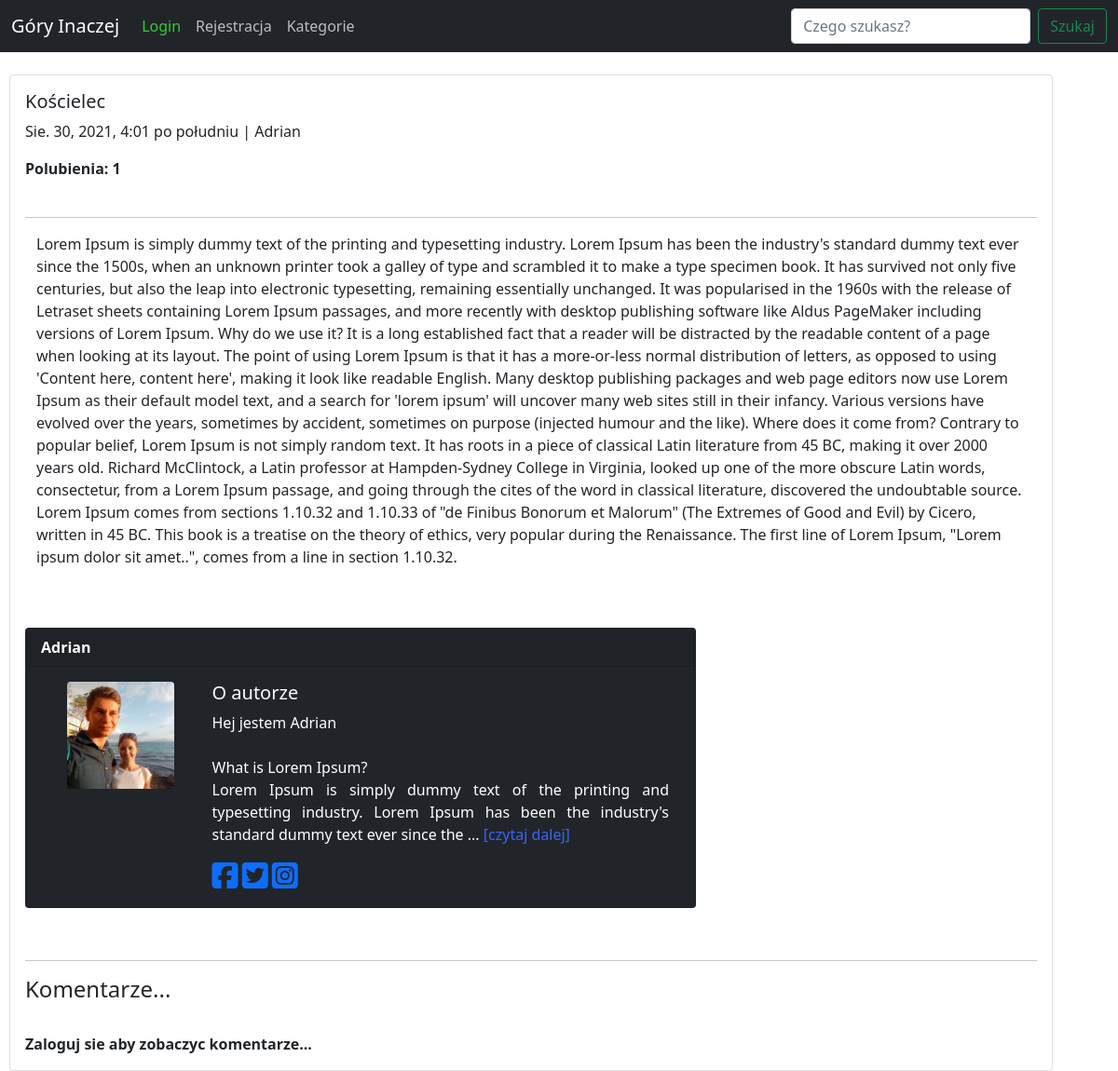
The app's page /article/4/ with its own data.
### blog/models.py (models this page shows, shortened)
class Post(models.Model):
    title=models.CharField(max_length=30, null=False, blank=False)
    creation_date=models.DateTimeField(auto_now=True)
    tag=models.CharField(max_length=60,null=False,blank=False)
    snippet=models.TextField(null=False,blank=False,default='Stworz krotki opis...',max_length=300)
    body=HTMLField(null=False,blank=False,default='Dodaj artykul...')
    category=models.CharField(max_length=60, default='gory')
    post_picture=models.ImageField(blank=True,null=True, upload_to="images/")
    post_picture_admin=models.ImageField(blank=True,null=True, upload_to="images/admin")
    is_active=models.NullBooleanField(default=True)
    is_highlited=models.NullBooleanField(default=False)
    like=models.ManyToManyField(User,related_name='blog_posts')
    author=models.ForeignKey(User, on_delete=models.CASCADE)
    def total_likes(self):
        return self.like.count()

class Profile(models.Model):
    user=models.OneToOneField(User,null=True,blank=True, on_delete=models.CASCADE)
    bio=models.TextField(null=True, blank=True)
    profile_pic=models.ImageField(null=True, blank=True, upload_to="images/profile_pic")
    facebook_url=models.CharField(max_length=200,null=True, blank=True)
    twitter_url=models.CharField(max_length=200,null=True, blank=True)
    instagram_url=models.CharField(max_length=200,null=True, blank=True)

### blog/views.py (the view)
# urls.py: path('article/<int:pk>/',PostDetail.as_view(),name='post_detail'),
class PostDetail(DetailView):
    model = Post
    template_name = 'post_detail.html'
    def get_context_data(self,*args, **kwargs):
         context=super(PostDetail,self).get_context_data(*args,**kwargs)
         post = get_object_or_404(Post, id=self.kwargs['pk'])
         total_likes=post.total_likes()
         context["total_likes"] = total_likes
         like_authors=[]
         for i in post.like.values('username'):
             like_authors.append(i)
         like_authors2=[]
         for i in like_authors:
             like_authors2.append(i["username"])
         context["like_authors"]=like_authors2
         return context

### Templates/post_detail.html (shortened to what this page needs)
{% extends 'main.html' %}
{% load static %}
{% block body %}
<div class="card" style="width: 70rem;" xmlns="http://www.w3.org/1999/html">
    <div class="card-body">
        <h5 class="card-title">{{object.title|title}}</h5>
        <p class="card-text">{{post.creation_date}} | {{post.author|title}}</p>
        <strong>Polubienia: {{total_likes}} </strong></br></br><hr>
        <div class="container">
            <p class="card-text" style="text-align:justify;">{{object.body|safe|linebreaksbr}}</p>
        </div>
        <div class="card text-white bg-dark mb-3" style="max-width: 45rem;">
            <div class="card-header">
                <strong>{{post.author.username|title}}</strong>
            </div>
            <div class="card-body">
                 <div class="container">
                    <div class="row">
                        <div class="col">
                            {% if post.author.profile.profile_pic %}
                                <img src="{{post.author.profile.profile_pic.url}}" height="115" width="115" class="rounded" style="display:block;margin:auto" >
                            {% else %}
                                <img src="{% static 'unknown_user.jpg' %}" height="115" width="115" class="rounded" style="display:block;margin:auto" >
                            {% endif %}
                        </div>
                        <div class="col-9">
                            <h5 class="card-title">O autorze</h5>
                            {% if post.author.profile.bio %}
                                <p class="card-text" style="text-align:justify;">
                                    {{post.author.profile.bio|linebreaksbr|slice:200}}...
                                    {% if post.author.profile.id %}
                                        <a href="{% url 'author_info' post.author.profile.id %}" style="color:#3366FF; text-decoration:none;">[czytaj dalej]</a>
                                    {% endif %}
                                </p>
                            {% else %}
                                 <p class="card-text">Autor nie dodał jeszcze informacji o sobie</p>
                            {% endif %}
                            {% if post.author.profile.facebook_url %}
                                <a href="{{post.author.profile.facebook_url}}"><i class="fab fa-facebook-square fa-2x"></i></a>
                            {% endif %}
                            {% if post.author.profile.twitter_url %}
                                <a href="{{post.author.profile.twitter_url}}"><i class="fab fa-twitter-square fa-2x"></i></a>
                            {% endif %}
                            {% if post.author.profile.instagram_url %}
                                <a href="{{post.author.profile.instagram_url}}"><i class="fab fa-instagram-square fa-2x"></i></a>
                            {% endif %}
                        </div>
                    </div>
                </div>
            </div>
        </div>
        </br><hr>
        <h4>Komentarze...</h4>
        {% if user.is_authenticated %}
            <form method="post" action="{% url 'add_comment' post.pk %}">
                {% csrf_token %}
                <div class="input-group mb-3">
                    <input type="text" class="form-control" name="add_comment" placeholder="Dodaj komentarz..." aria-label="Recipient's username" aria-describedby="button-addon2">
                    <button class="btn btn-outline-secondary" type="submit" id="button-addon2">Skomentuj</button>
                </div>
            </form>
            {% if post.comments.all %}
                </br>
                {% for comment in post.comments.all %}
                    <div class="card text-dark bg-light mb-3" style="max-width: 68rem;">
                        <div class="card-header">
                            {% if comment.comment_author.profile.profile_pic %}
                                <img src="{{ comment.comment_author.profile.profile_pic.url }}" height="40" width="40" class="rounded">
                            {% else %}
                                <img src="{% static 'unknown_user.jpg' %}" height="40" width="40" class="rounded">
                            {% endif %}
                            <strong>&nbsp{{comment.comment_author|title}} | {{comment.date}}</strong>
                            {% if user.id == comment.comment_author.id %}&nbsp
                                 <a tabindex="0" style="color:#0066FF;"  data-html="true" data-toggle="popover"
                                    title="<b>Czy na pewno chcesz usunąć komentarz?</b>"
                                    data-content="<div><b><a href='{% url 'delete_comment' comment.pk post.id %}'>Usuń</a></b></div>">
                                     <i class="fas fa-trash-alt"></i>
                                 </a>
                            {% endif %}
                        </div>
                        <div class="card-body text-dark">
                            <p class="card-text">{{comment.body}}</p>
                        </div>
                    </div>
                {% endfor %}
            {% else %}
            <strong>Nie dodano jeszcze komentarzy, bądź pierwszy...</strong>
            {% endif %}
        {% else %}
            <strong>Zaloguj sie aby zobaczyc komentarze...</strong>
        {% endif %}
    </div>
</div>
{% endblock %}

### records on screen
Post: title "Kościelec", creation_date "Sie. 30, 2021, 4:01 po południu", author "Adrian", body "Lorem Ipsum is simply dummy text of the printing and typesetting industry. Lorem Ipsum has been the industry's standard dummy text ever since the 1500s, when an unknown printer took a galley of type and scrambled it to make a type specimen book. It has survived not only five centuries, but also the leap into electronic typesetting, remaining essentially unchanged. It was popularised in the 1960s with the release of Letraset sheets containing Lorem Ipsum passages, and more recently with desktop publishing software like Aldus PageMaker including versions of Lorem Ipsum. Why do we use it? It is a long established fact that a reader will be distracted by the readable content of a page when…", author.username "Adrian", author.profile.profile_pic (picture), author.profile.bio "Hej jestem Adrian What is Lorem Ipsum? Lorem Ipsum is simply dummy text of the printing and typesetting industry. Lorem Ipsum has been the industry's standard dummy text ever since the"

### other values on screen
{{ total_likes }} "1"
